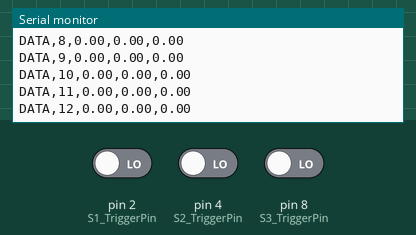
This sketch was run on a simulated Arduino Uno, built with avr-gcc and run on an emulated ATmega328P. On the bench: the last lines printed to the serial monitor. Inputs (shaded band) come from the test bench; at power-on: pin 2 (S1_TriggerPin) LOW, pin 4 (S2_TriggerPin) LOW, pin 8 (S3_TriggerPin) LOW.

Above: at 1.2 s.
1.3 s: pin 2 (S1_TriggerPin) driven HIGH
At 1.33 s:
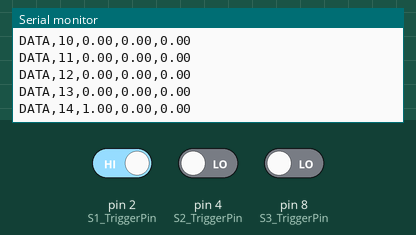
2.8 s: pin 4 (S2_TriggerPin) driven HIGH
At 2.85 s:
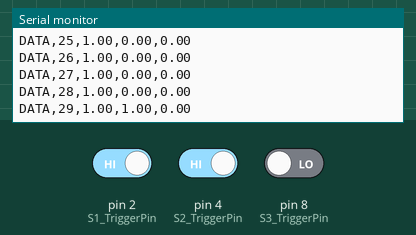
4.3 s: pin 8 (S3_TriggerPin) driven HIGH
At 4.37 s:
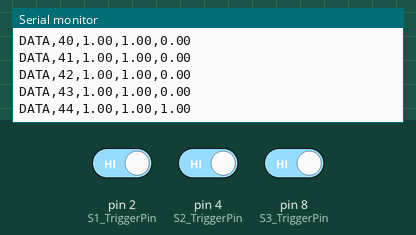
7.3 s: pin 2 (S1_TriggerPin) driven LOW
At 7.4 s:
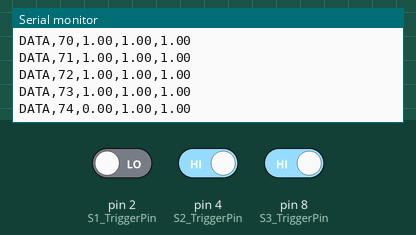
8.8 s: pin 4 (S2_TriggerPin) driven LOW
At 8.82 s:
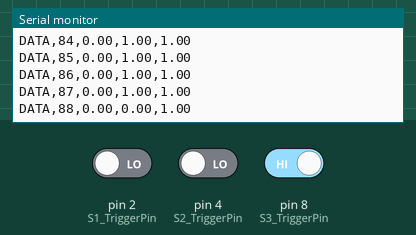
10.3 s: pin 8 (S3_TriggerPin) driven LOW
At 10.34 s:
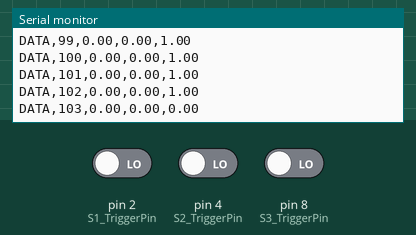
Timing chart, 0 to 12.8 s (numbered marks = the images above; inputs shaded):
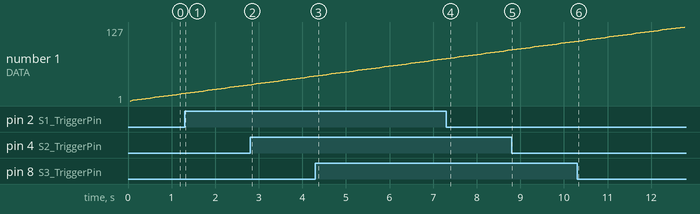

The sketch:

multiple_distance_altogether.ino
```cpp
// 센서 3개 연결
// 1, 2, 3번 센서 데이터 각각 Sensor1, Sensor2, Sensor3 열에 출력

/**************************configuration*******************************/

/* 모드 선택 */
//const int mode = 0;  // Trig/Echo 핀이 있는 센서일 때 (Trig/Echo)
const int mode = 1;  // Trig/Echo 핀 없이 Output 핀만 있는 센서일 때 (Auto)

/* 모드가 1(Auto)일 때, 디지털로 신호 받을지 선택 */
//bool digit = false;
bool digit = true;

// 측정 딜레이 설정
const float d = 100; //측정 딜레이 조정

/***********************************************************************/

// 센서 01
const int S1_TriggerPin = 2;
const int S1_EchoPin = 3;
long S1_Duration = 0;
float S1_Distance = 0;

// 센서 02
const int S2_TriggerPin = 4;
const int S2_EchoPin = 5;
long S2_Duration = 0;
float S2_Distance = 0;

// 센서 03
const int S3_TriggerPin = 8;
const int S3_EchoPin = 9;
long S3_Duration = 0;
float S3_Distance = 0;

// No. 컬럼 데이터(카운팅)
int i = 1;


void setup() {
  Serial.begin(9600);

  if (mode == 0) {
    // 모드 0 (Trig/Echo)
    pinMode(S1_TriggerPin, OUTPUT);
    pinMode(S2_TriggerPin, OUTPUT);
    pinMode(S3_TriggerPin, OUTPUT);
    pinMode(S1_EchoPin, INPUT);
    pinMode(S2_EchoPin, INPUT);
    pinMode(S3_EchoPin, INPUT);
  } else if (mode == 1) {
    // 모드 1 (Auto)
    pinMode(S1_EchoPin, INPUT);
    pinMode(S2_EchoPin, INPUT);
    pinMode(S3_EchoPin, INPUT);
  }

  Serial.println("CLEARDATA");  // 데이터 리셋
  Serial.println("LABEL, No., Sensor1, Sensor2, Sensor3");  // 엑셀 첫 행 데이터 이름 설정
}


void loop() {
  // 모드 0 (Trig/Echo)
  if (mode == 0) {
    // S1
      // 0.015초짜리 펄스 생성(Trigger)
    digitalWrite(S1_TriggerPin, HIGH);
    delay(15);
    digitalWrite(S1_TriggerPin, LOW);
      // 되돌아오는 신호 받아서 Distance에 저장 (Echo)
    S1_Duration = pulseIn(S1_EchoPin, HIGH);
    S1_Distance = ((340 * S1_Duration) / 10000) / 2;

    // S2
    digitalWrite(S2_TriggerPin, HIGH);
    delay(15);
    digitalWrite(S2_TriggerPin, LOW);
    S2_Duration = pulseIn(S2_EchoPin, HIGH);
    S2_Distance = ((340 * S2_Duration) / 10000) / 2;

    // S3
    digitalWrite(S3_TriggerPin, HIGH);
    delay(15);
    digitalWrite(S3_TriggerPin, LOW);
    S3_Duration = pulseIn(S3_EchoPin, HIGH);
    S3_Distance = ((340 * S3_Duration) / 10000) / 2;

    //출력
    Serial.print("DATA,");         //데이터 행에 데이터를 받음
      Serial.print(i++);           // No. 데이터 출력
      Serial.print(",");           // 구분자: ','
      Serial.print(S1_Distance);   // S1
      Serial.print(",");
      Serial.print(S2_Distance);   // S2
      Serial.print(",");
      Serial.println(S3_Distance); // S3

      delay(d);  // 측정 딜레이
  }

  // 모드 1 (Auto)
  else if (mode == 1) {
    if (digit == true) {
      // 디지털 신호 읽어옴
      S1_Distance = digitalRead(S1_TriggerPin);
      S2_Distance = digitalRead(S2_TriggerPin);
      S3_Distance = digitalRead(S3_TriggerPin);
    } else {
      // 아날로그 신호 읽어옴
      S1_Distance = analogRead(S1_TriggerPin);
      S2_Distance = analogRead(S2_TriggerPin);
      S3_Distance = analogRead(S3_TriggerPin);
    }

    // 출력
    Serial.print("DATA,");      // 데이터 행에 데이터를 받음
    Serial.print(i++);          // No. 데이터 출력
    Serial.print(",");          // 구분자: ','
    Serial.print(S1_Distance);  // S1
    Serial.print(",");
    Serial.print(S2_Distance);  // S2
    Serial.print(",");
    Serial.println(S3_Distance);  // S3

    delay(d);
  }
}
```

Measured:
- after the input at 1.3 s, the serial monitor: prints a new line at once (image 1)
- after the input at 2.8 s, the serial monitor: prints a new line at once (image 2)
- after the input at 4.3 s, the serial monitor: prints a new line after 0.06 s (image 3)
- after the input at 7.3 s, the serial monitor: prints a new line after 0.10 s (image 4)
- after the input at 8.8 s, the serial monitor: prints a new line at once (image 5)
- after the input at 10.3 s, the serial monitor: prints a new line at once (image 6)
- plotted number 1: 43 → 73 after the input at 4.3 s
